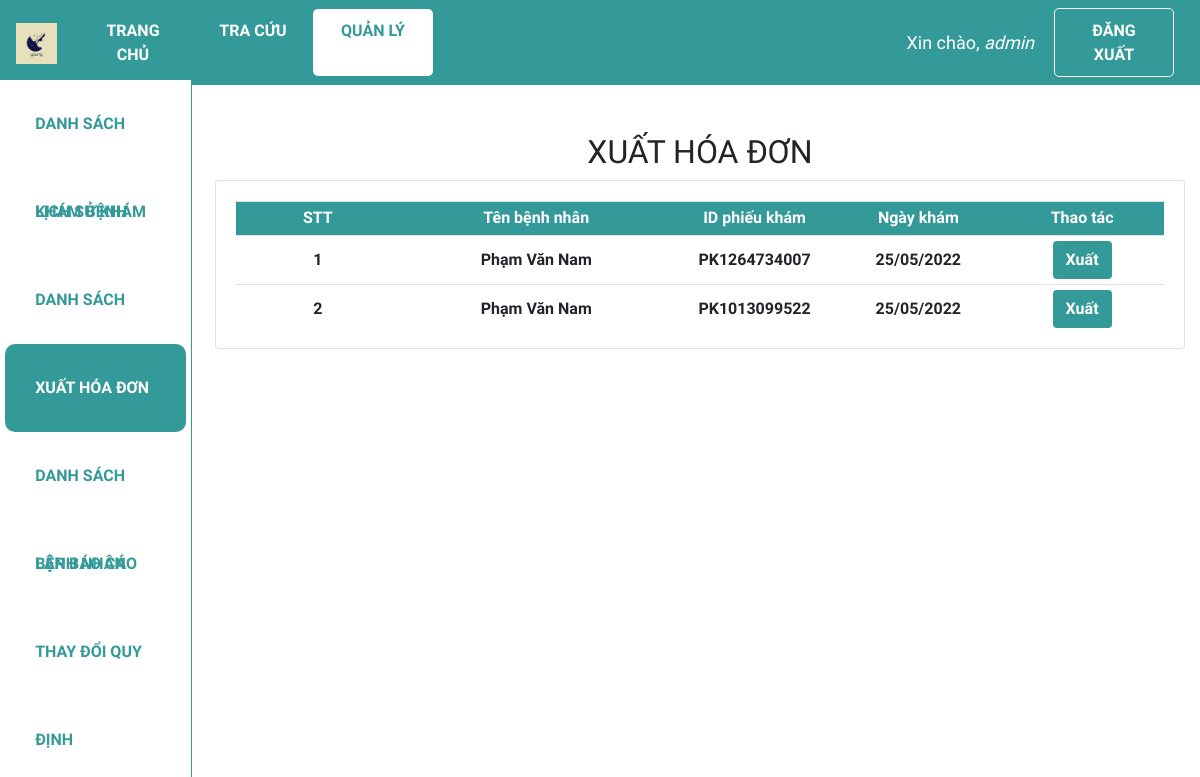
Before: /xuathoadon (signed in) with the older database file.
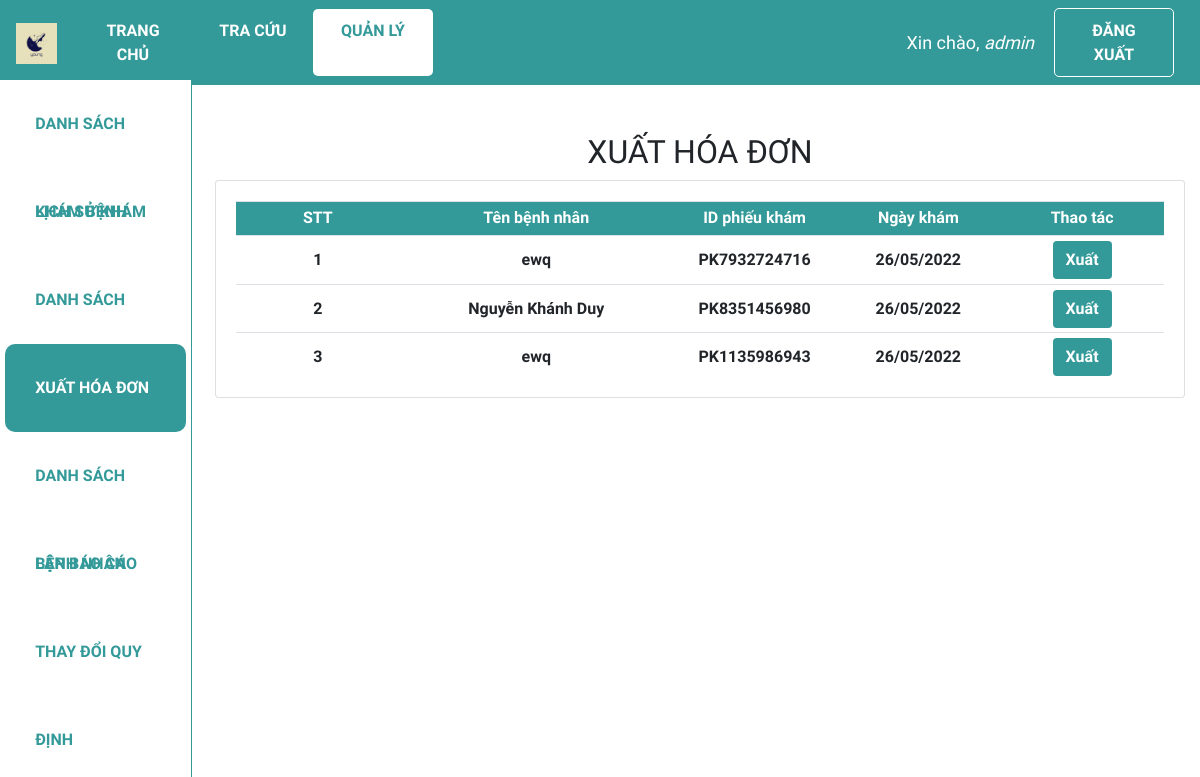
After: the same page with the newer database file.
### web_core/models.py (models this page shows, shortened)
class PHIEUKHAM(models.Model):
    id = ShortUUIDField(
        verbose_name = 'ID phiếu khám',
        length=10,
        max_length=40,
        prefix="PK",
        alphabet="0123456789",
        primary_key=True
    )
    id_benhnhan = models.ForeignKey(BENHNHAN, on_delete = models.CASCADE,verbose_name = 'ID bệnh nhân', null = True)
    ngay_kham = models.DateTimeField('Ngày khám', auto_now_add = True)
    trieu_chung = models.CharField('Triệu chứng', max_length = 100, blank = False)
    loai_benh = models.ForeignKey(DANHMUC, on_delete = models.CASCADE, limit_choices_to = {'loai':'Bệnh'}, related_name = 'benh',verbose_name = 'Loại bệnh',null = True)

class BENHNHAN(models.Model):
    GIOITINH = (
        ('Nam','Nam'),
        ('Nữ','Nữ'),
    )
    id = ShortUUIDField(
        verbose_name = 'ID bệnh nhân',
        length=10,
        max_length=40,
        prefix="BN",
        alphabet="0123456789",
        primary_key=True)
    ho_ten = models.CharField('Họ tên', max_length = 100)
    gioi_tinh = models.CharField('Giới tính', max_length = 3, choices = GIOITINH)
    ngay_sinh = models.DateField('Ngày sinh', default = '01/01/1990', null=True)
    dia_chi = models.CharField('Địa chỉ', max_length = 255, null = True)

### web_core/views.py (the view)
# urls.py: path('xuathoadon', views.xuathoadon, name='quanli_xuathoadon'),
@login_required(login_url='login')
def xuathoadon(request):
    phieukhams = PHIEUKHAM.objects.all()
    enum_xhd = enumerate(phieukhams,start = 1)
    context = {'phieukhams':phieukhams, 'enum_xhd':enum_xhd}
    return render(request, 'web_core/xuathoadon.html', context)

### web_core/templates/web_core/xuathoadon.html (shortened to what this page needs)
{% extends 'web_core/main.html' %}
{% block content %}
<div class="row">
    <div class="col-md-2">
        {% include 'web_core/sidebar.html' %}
    </div>
    <div class="col-md-10">
        <h2 class="table-title" style>XUẤT HÓA ĐƠN</h2>
        <div class="card card-body">
            <table class='table table-sm'>
                <tr class="table-head">
                    <th class="small-content">STT</th>
                    <th class="mid-content">Tên bệnh nhân</th>
                    <th class="small-content">ID phiếu khám</th>
                    <th class="small-content">Ngày khám</th>
                    <th class="small-content">Thao tác</th>
                </tr>
                {% for index, phieukham in enum_xhd %}
                <tr>
                    <th class="small-content">{{index}}</th>
                    <th class="mid-content">{{phieukham.id_benhnhan.ho_ten}} </th>
                    <th class="small-content">{{phieukham.id}}</th>
                    <th class="small-content">{{phieukham.ngay_kham|date:"d/m/Y"}}</th>
                    <th class="small-content">
                        <a class='btn add-btn' href="{% url 'quanli_xuathoadon_hoadon' phieukham.id%}">Xuất</a>
                    </th>
                </tr>
                {% endfor %}
            </table>
        </div>
    </div>
</div>
{% endblock %}

### web_core/templates/web_core/main.html (shortened to what this page needs)
{% load static %}
<!DOCTYPE html>
<html lang="en">
<head>
  <link rel="stylesheet" href="https://cdn.jsdelivr.net/npm/bootstrap@4.3.1/dist/css/bootstrap.min.css"
 />
  <link rel="stylesheet" type="text/css" href="{% static '/css/main.css' %}">
</head>
<body>
  {% include 'web_core/navbar.html' %}
  <div class="container-fluid">
    {% block content %}
    {% endblock %}
  </div>
</body>
</html>

### web_core/templates/web_core/navbar.html (shortened to what this page needs)
{% load static %}
<nav class="navbar navbar-expand-lg my-navbar">
    <a href="{% url 'home' %}">
        <img class="navbar-brand" alt="logo-brand" src="{% static 'images/favicon.png' %}" height="50"
            style="padding-bottom: 0.25rem" />
    </a>
    <div class="collapse navbar-collapse" id="navbarNavAltMarkup">
        {% with request.resolver_match.url_name as url_name %}
        <div class="navbar-nav">
            <a class="nav-item nav-link my-nav-item {% if url_name == 'home' %}my-nav-active{% endif %}"
                href="{% url 'home' %}">Trang chủ</a>
            <a class="nav-item nav-link my-nav-item {% if url_name == 'lsk_guest' %}my-nav-active{% endif %}"
                href="{% url 'lsk_guest' %}">Tra cứu</a>
            <a class="nav-item nav-link my-nav-item {% if 'quanli' in url_name %}my-nav-active{% endif %}"
                href="{% url 'quanli_dskb' %}">Quản lý</a>
        </div>
        {% endwith %}
    </div>
    {% with request.resolver_match.url_name as url_name %}
    {% if request.user.is_authenticated %}
    <span class="hello-msg">Xin chào, <span> {{request.user}} </span></span>
    <a class="nav-item nav-link my-nav-item my-btn" href="{% url 'logout' %}">Đăng xuất</a>
    {% else %}
    <a class="nav-item nav-link my-nav-item my-btn {% if url_name == 'login' %}my-nav-active{% endif %}"
        href="{% url 'login' %}">Đăng nhập</a>
    {% endif %}
    {% endwith %}
</nav>

### web_core/templates/web_core/sidebar.html (shortened to what this page needs)
<nav class="navbar navbar-expand-md my-navbar fixed-left">
    {% with request.resolver_match.url_name as url_name %}
    <div class="navbar-nav my-sidebar-nav">
        <a class="nav-item nav-link my-sidebar-item {% if 'dskb' in url_name %}my-sidebar-active{% endif %}"
            href="{% url 'quanli_dskb' %}">Danh sách khám bệnh</a>
        <a class="nav-item nav-link my-sidebar-item {% if 'lsk' in url_name %}my-sidebar-active{% endif %}"
            href="{% url 'quanli_lsk' %}">Lịch sử khám</a>
        <a class="nav-item nav-link my-sidebar-item" href="#">Danh sách phiếu khám</a>
        <a class="nav-item nav-link my-sidebar-item {% if 'xuathoadon' in url_name %}my-sidebar-active{% endif %}"
            href="{% url 'quanli_xuathoadon' %}">Xuất hóa đơn</a>
        {% if request.user.is_staff%}
        <a class="nav-item nav-link my-sidebar-item {% if 'dsbn' in url_name %}my-sidebar-active{% endif %}"
            href="{% url 'quanli_dsbn' %}">Danh sách bệnh nhân</a>
        <a class="nav-item nav-link my-sidebar-item" href="#">Lập báo cáo</a>
        <a class="nav-item nav-link my-sidebar-item" href="#">Thay đổi quy định</a>
        {% endif %}
    </div>
    {% endwith %}
</nav>

### web_core/static/css/main.css (style rules this page uses)
* { font-family: 'Baloo 2', cursive; }
html, body { margin: 0; padding: 0; height: 100%; overflow-x: hidden; }

### web_core/templates/web_core/navbar.html (style rules this page uses)
.my-navbar { color: #fff; background-color: #399; }
.my-nav-item { color: #fff; font-weight: bold; padding: 0.6rem 1rem !important; text-transform: uppercase; border-radius: 5px; width: 120px; text-align: center; }
.my-nav-active, .my-nav-active:hover { color: #399; background-color: #fff; }
.my-btn { border: 1px solid #fff; margin-right: 10px; }
.hello-msg { font-size: 18px; color: #fff; margin-right: 20px; }
.hello-msg>span { font-style: italic; }

### web_core/templates/web_core/xuathoadon.html (style rules this page uses)
.col-md-2 { padding: 0; }
.col-md-10 { margin-top: 3rem; }
.card-body { padding-bottom: 0rem; }
.table-title { text-align: center; }
.table td, .table th { vertical-align: middle; }
th { text-align: center; }
th.small-content { width: 150px; }
th.mid-content { width: 250px; }
.table-head { color: #ffff; background-color: #399; }
.btn.add-btn { font-weight: bold; color: #fff; background-color: #399; }

### web_core/templates/web_core/sidebar.html (style rules this page uses)
.my-navbar.fixed-left { position: fixed; top: 10%; left: 0; bottom: 0; padding: 0; z-index: 1030; width: 16%; background: #fff; border-right: 1px solid #399; flex-flow: column nowrap; align-items: flex-start; }
.navbar-nav.my-sidebar-nav { flex-direction: column; }
.my-sidebar-item { color: #399; font-weight: bold; padding: 0 1.9rem !important; margin: 0 0.3rem; text-transform: uppercase; height: 88px; line-height: 88px; border-radius: 10px; }
.my-sidebar-active, .my-sidebar-active:hover { color: #fff; background-color: #399; }

Changed rows visible on the page:
removed PHIEUKHAM: index "1", id_benhnhan.ho_ten "Phạm Văn Nam", id "PK1264734007", ngay_kham "25/05/2022"
removed PHIEUKHAM: index "2", id_benhnhan.ho_ten "Phạm Văn Nam", id "PK1013099522", ngay_kham "25/05/2022"
added PHIEUKHAM: index "1", id_benhnhan.ho_ten "ewq", id "PK7932724716", ngay_kham "26/05/2022"
added PHIEUKHAM: index "2", id_benhnhan.ho_ten "Nguyễn Khánh Duy", id "PK8351456980", ngay_kham "26/05/2022"
added PHIEUKHAM: index "3", id_benhnhan.ho_ten "ewq", id "PK1135986943", ngay_kham "26/05/2022"
